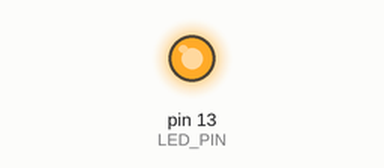
A sketch run on a simulated Arduino Uno, built with avr-gcc and run on an emulated ATmega328P. Parts: output pins drawn as LEDs (lit = HIGH).

Above: at 0.8 s.
At 18.3 s:
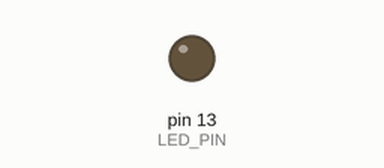
Timing chart, 0 to 25.4 s (numbered marks = the images above):
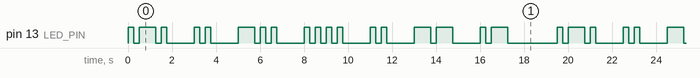

The sketch:

BlinkRidhima.ino.ino
```cpp
#define LED_PIN 13

void setup() {
  pinMode(LED_PIN, OUTPUT);
}

void loop() {
  blinkMorse(".-.");  // R
  letterPause();
  blinkMorse("..");   // I
  letterPause();
  blinkMorse("-..");  // D
  letterPause();
  blinkMorse("...."); // H
  letterPause();
  blinkMorse("..");   // I
  letterPause();
  blinkMorse("--");   // M
  letterPause();
  blinkMorse(".-");   // A
  wordPause();
}

// Blink the LED for each dot or dash
void blinkMorse(String code) {
  for (int i = 0; i < code.length(); i++) {
    if (code[i] == '.') {
      dot();
    } else if (code[i] == '-') {
      dash();
    }
    delay(250);
  }
}

// Dot = short blink
void dot() {
  digitalWrite(LED_PIN, HIGH);
  delay(250);
  digitalWrite(LED_PIN, LOW);
}

// Dash = long blink
void dash() {
  digitalWrite(LED_PIN, HIGH);
  delay(750);
  digitalWrite(LED_PIN, LOW);
}

// For pause between letters
void letterPause() {
  delay(1000);
}

void wordPause() {
  delay(2000);
}
```

Measured:
- by itself, pin 13 (LED_PIN): moves between LOW and HIGH, repeating every 19.5 s
- by itself, everything shown: repeats every 19.5 s, in 36 steps
